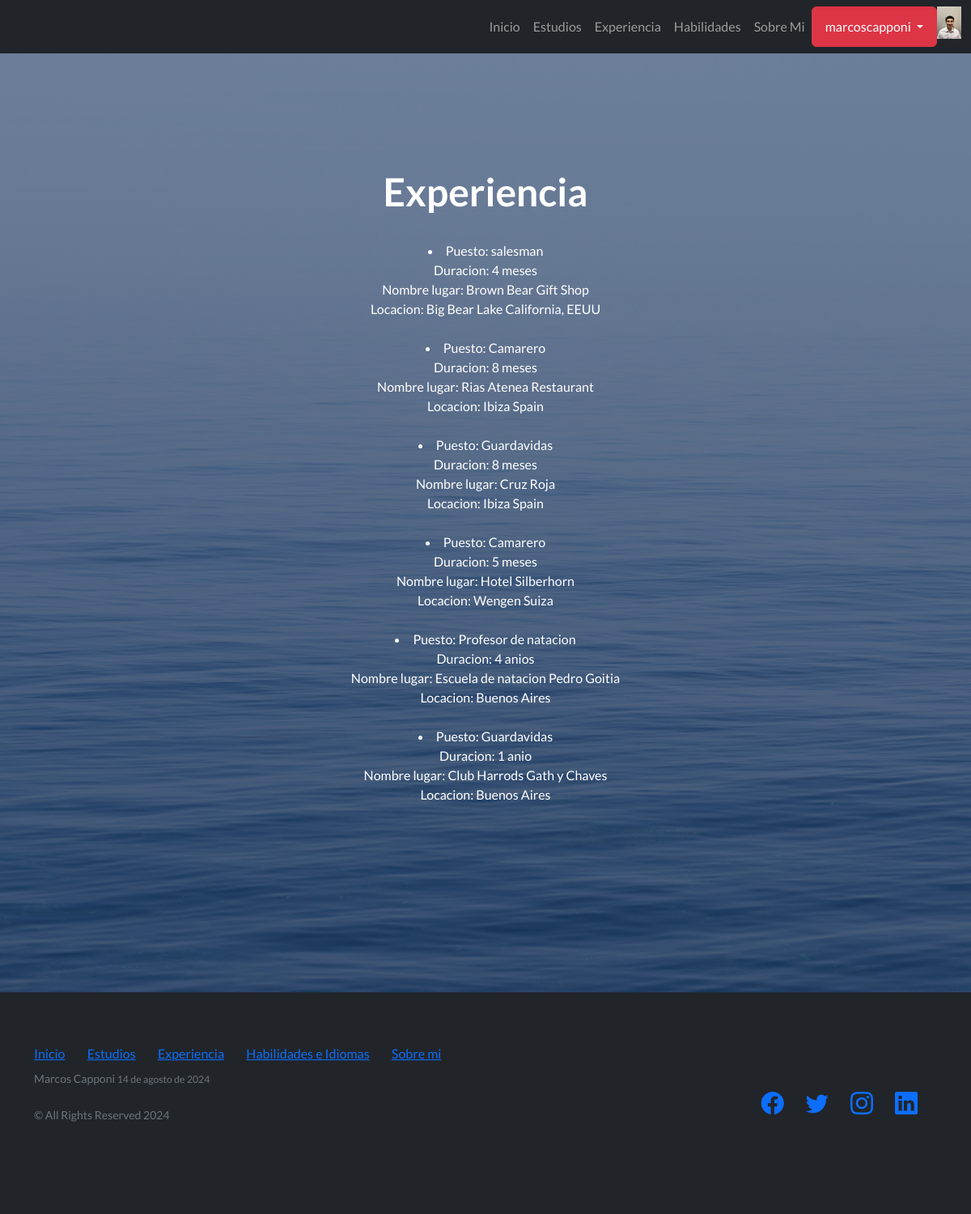
The page /appfinal/experience (signed in) on the database its author committed.
### appFinal/models.py (models this page shows, shortened)
class Avatar(models.Model):
    user = models.OneToOneField(User, on_delete=models.CASCADE)
    imagen = models.ImageField(upload_to='avatares', blank=True)

class Experiencia(models.Model):
    puestoTrabajo = models.CharField(max_length=50)
    duracion = models.CharField(max_length=50)
    nombreLugar = models.CharField(max_length=50)
    locacion = models.CharField(max_length=50)

### appFinal/views.py (the view)
# urls.py: path('experience', ExperienciaListView.as_view(), name="experience"),
class ExperienciaListView(ListView):
    model = Experiencia
    context_object_name = "experiencias"
    template_name = "appFinal/experiencia.html"

### appFinal/templates/appFinal/experiencia.html
{% extends "appFinal/base.html" %}
{% load static %}
{% block contenidoQueCambia %}
<h1>Experiencia</h1>
<br>
{% for experiencia in experiencias %}
    <li>
        Puesto: {{experiencia.puestoTrabajo}}<br>
        Duracion: {{experiencia.duracion}}<br>
        Nombre lugar: {{experiencia.nombreLugar}}<br>
        Locacion: {{experiencia.locacion}}
    </li>
    <br>
{% endfor %}
{% endblock contenidoQueCambia %}

### appFinal/templates/appFinal/base.html (shortened to what this page needs)
{% load static %}
<!DOCTYPE html>
<html lang="en">
    <head>
        <link href="https://cdn.jsdelivr.net/npm/bootstrap-icons@1.5.0/font/bootstrap-icons.css" rel="stylesheet" type="text/css" />
        <link href="{% static 'appFinal/css/styles.css' %}" rel="stylesheet" />
    </head>
    <body>
        <nav class="navbar navbar-expand-lg navbar-dark bg-dark fixed-top">
            <div class="container-fluid">
                <div class="collapse navbar-collapse" id="navbarNav">
                    <ul class="navbar-nav ms-lg-auto ms-3">
                        <li class="nav-item">
                            <a class="nav-link" href="{% url 'home' %}">Inicio</a>
                        </li>
                        <li class="nav-item">
                            <a class="nav-link" href="{% url 'estudies' %}">Estudios</a>
                        </li>
                        <li class="nav-item">
                            <a class="nav-link" href="{% url 'experience' %}">Experiencia</a>
                        </li>
                        <li class="nav-item">
                            <a class="nav-link" href="{% url 'skills' %}">Habilidades</a>
                        </li>
                        <li class="nav-item">
                            <a class="nav-link" href="{% url 'aboutme' %}">Sobre Mi</a>
                        </li>
                    </ul>
                    <div class="btn-group">
                        {% if request.user.is_authenticated %}
                        <button class="btn btn-danger dropdown-toggle" type="button" data-bs-toggle="dropdown" aria-haspopup="true" aria-expanded="false" >
                            {{request.user.username}}
                        </button>
                        {% else %}
                        <button class="btn btn-secondary dropdown-toggle" type="button" data-bs-toggle="dropdown" aria-haspopup="true" aria-expanded="false" >
                            Cuenta
                        </button>
                        {% endif %}
                            <img src="{{request.user.avatar.imagen.url}}" alt="" height="40px">
                    </div>
                </div>
            </div>
        </nav>
        <header class="masthead">
            <div class="container position-relative">
                <div class="row justify-content-center">
                    <div class="col-xl-6">
                        <div class="text-center text-white">
                            <p>
                                {% block contenidoQueCambia %}
                                {% endblock %}
                            </p>
                        </div>
                    </div>
                </div>
            </div>
        </header>
        <footer class="footer bg-dark text-center my-auto">
            <div class="container">
                <div class="row">
                    <div class="col-lg-6 h-100 text-center text-lg-start my-auto">
                        <ul class="list-inline mb-2">
                            <li class="list-inline-item"><a href="{% url 'home' %}">Inicio</a></li>
                            <li class="list-inline-item">⋅</li>
                            <li class="list-inline-item"><a href="{% url 'estudies' %}">Estudios</a></li>
                            <li class="list-inline-item">⋅</li>
                            <li class="list-inline-item"><a href="{% url 'experience' %}">Experiencia</a></li>
                            <li class="list-inline-item">⋅</li>
                            <li class="list-inline-item"><a href="{% url 'skills' %}">Habilidades e Idiomas</a></li>
                            <li class="list-inline-item">⋅</li>
                            <li class="list-inline-item"><a href="{% url 'aboutme' %}">Sobre mi</a></li>
                        </ul>
                        <p class="text-muted small mb-4 mb-lg-0">Marcos Capponi <span class="text-muted small mb-4 mb-lg-0" id="current-date"></span></p>
                        <br>
                        <p class="text-muted small mb-5">&copy; All Rights Reserved 2024</p>
                    </div>
                    <div class="col-lg-6 h-100 text-center text-lg-end my-auto">
                        <ul class="list-inline mb-0">
                            <li class="list-inline-item me-4">
                                <a href="#!"><i class="bi-facebook fs-3"></i></a>
                            </li>
                            <li class="list-inline-item me-4">
                                <a href="#!"><i class="bi-twitter fs-3"></i></a>
                            </li>
                            <li class="list-inline-item me-4">
                                <a href="#!"><i class="bi-instagram fs-3"></i></a>
                            </li>
                            <li class="list-inline-item me-4">
                                <a href="#!"><i class="bi-linkedin fs-3"></i></a>
                            </li>
                        </ul>
                    </div>
                </div>
            </div>
        </footer>
    </body>
</html>

### rows shown on the page
Experiencia: puestoTrabajo "salesman", duracion "4 meses", nombreLugar "Brown Bear Gift Shop", locacion "Big Bear Lake California, EEUU"
Experiencia: puestoTrabajo "Camarero", duracion "8 meses", nombreLugar "Rias Atenea Restaurant", locacion "Ibiza Spain"
Experiencia: puestoTrabajo "Guardavidas", duracion "8 meses", nombreLugar "Cruz Roja", locacion "Ibiza Spain"
Experiencia: puestoTrabajo "Camarero", duracion "5 meses", nombreLugar "Hotel Silberhorn", locacion "Wengen Suiza"
Experiencia: puestoTrabajo "Profesor de natacion", duracion "4 anios", nombreLugar "Escuela de natacion Pedro Goitia", locacion "Buenos Aires"
Experiencia: puestoTrabajo "Guardavidas", duracion "1 anio", nombreLugar "Club Harrods Gath y Chaves", locacion "Buenos Aires"

### other values the page prints
{{ request.user.username }} "marcoscapponi"
